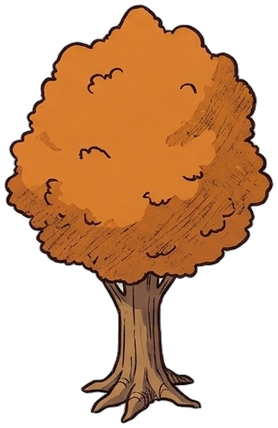
#> input picture Assets/Mori/ForestSlice/Resources/ForestArt/tree_0.png, 278 x 428 px, found by its file name; its folder holds only this picture in this run
$ python build_tree_atlas.py
#> lines starting #> are read from the running program, lines starting #| are printed output that depends on the picture
#!/usr/bin/env python3
"""
将 ForestArt/tree_0..4.png 打包成单张 2048x1024 图集 trees_atlas.png（零额外生图额度）：
- 上排 (Unity y=512..992, cell 320x480)：tree_0..4 林缘向阳树（树根底对齐到 cell 底部 +8px）
- 下排 (Unity y=0..480,   cell 320x480)：tree_deep_0..4 林内纵深树（树干下半压暗融入林下阴影，树冠保持暖色）
- 右下角 (Unity x=1632, y=64, 256x128)：tree_shadow 树根落地接触阴影椭圆
单张图集让整片森林几千棵 Y-Sort 树合批为 1 个 DrawCall。
"""
from pathlib import Path
import numpy as np
from PIL import Image, ImageDraw, ImageFilter

ART_DIR = Path("/Users/rosa/rosa_games/mori-rosa/Assets/Mori/ForestSlice/Resources/ForestArt")
CHECK_DIR = Path("/Users/rosa/.gemini/antigravity/brain/1b3cbc05-17b2-44a9-ba22-41684be97e65/scratch/fix_trees")

ATLAS_W, ATLAS_H = 2048, 1024
CELL_W, CELL_H = 320, 480
ROOT_PAD_BOTTOM = 8  # 最低树根像素距离 cell 底边的像素数


def make_deep_variant(im: Image.Image, is_pine: bool) -> Image.Image:
    """将树干区域压暗为林下暖深褐阴影，树冠保持阳光暖色。"""
    arr = np.asarray(im).astype(np.float32).copy()
    h, w, _ = arr.shape
    # y=0 是顶部树冠，y=h-1 是底部树根
    y_norm = np.linspace(0.0, 1.0, h, dtype=np.float32)[:, None]
    # 阔叶树树冠约占上方 60%，松树树冠更低占上方 76%
    t0, t1 = (0.64, 0.84) if is_pine else (0.50, 0.70)
    trunk_mask = np.clip((y_norm - t0) / (t1 - t0), 0.0, 1.0)
    # 树冠轻微压暗 0.90 区分前后层次，树干压暗到 ~0.48 暖深林阴色
    r_mul = (1.0 - trunk_mask) * 0.92 + trunk_mask * 0.46
    g_mul = (1.0 - trunk_mask) * 0.91 + trunk_mask * 0.44
    b_mul = (1.0 - trunk_mask) * 0.88 + trunk_mask * 0.38
    arr[:, :, 0] *= r_mul
    arr[:, :, 1] *= g_mul
    arr[:, :, 2] *= b_mul
    return Image.fromarray(np.clip(arr, 0, 255).astype(np.uint8), "RGBA")


def make_shadow_patch(w: int = 256, h: int = 128) -> Image.Image:
    """手绘感双层落地接触阴影：树根正下方深色接触核 + 向右下微偏的柔和投射影。"""
    ss = 2
    im = Image.new("RGBA", (w * ss, h * ss), (0, 0, 0, 0))
    d = ImageDraw.Draw(im)
    # 外圈投射椭圆（略偏右下）
    d.ellipse((34 * ss, 28 * ss, 232 * ss, 102 * ss), fill=(42, 31, 18, 82))
    # 树根正下方紧贴地面的深色接触影
    d.ellipse((58 * ss, 38 * ss, 174 * ss, 88 * ss), fill=(32, 23, 13, 125))
    im = im.filter(ImageFilter.GaussianBlur(radius=4 * ss))
    return im.resize((w, h), Image.LANCZOS)


def main():
    atlas = Image.new("RGBA", (ATLAS_W, ATLAS_H), (0, 0, 0, 0))
#> atlas: PIL image 2048x1024 RGBA; every value is 0

    for i in range(5):
        src = Image.open(ART_DIR / f"tree_{i}.png").convert("RGBA")
#> src is the input picture: PIL image 278x428 RGBA; mean R, G, B, A 91.9, 53.6, 23.8, 129.4
        a = np.asarray(src)[:, :, 3]
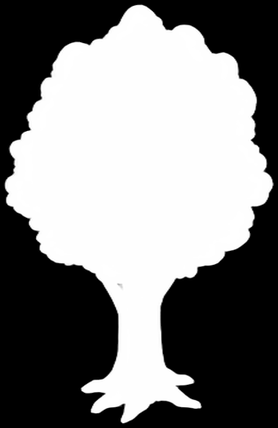
#> a: shape (428, 278); min 0, max 255, mean 129.4
        ys, xs = np.where(a > 20)
        crop = src.crop((int(xs.min()), int(ys.min()), int(xs.max()) + 1, int(ys.max()) + 1))
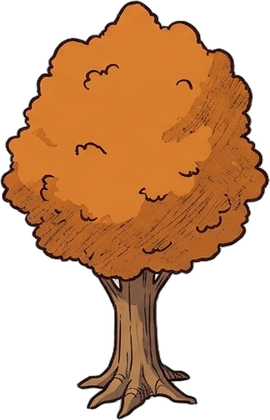
#> crop: PIL image 270x420 RGBA; mean R, G, B, A 96.4, 56.3, 25, 135.7; transparent parts drawn white
        cw, ch = crop.size
#> cw = 270; ch = 420
        assert cw <= CELL_W - 8 and ch <= CELL_H - 16, f"tree_{i} too big: {crop.size}"

        ox = i * CELL_W + (CELL_W - cw) // 2
#> ox = 25
        # Unity y=512..992 对应 PIL y = ATLAS_H - 512 - CELL_H = 32 .. 512
        top_cell_bottom_pil = ATLAS_H - 512
        oy_lit = top_cell_bottom_pil - ROOT_PAD_BOTTOM - ch
#> oy_lit = 84
        atlas.paste(crop, (ox, oy_lit), crop)
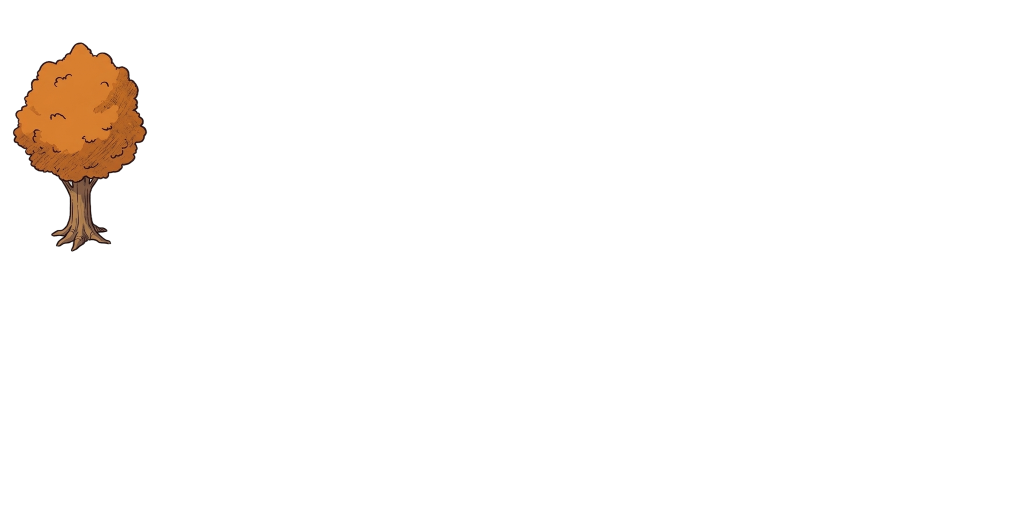
#> atlas: PIL image 2048x1024 RGBA (shown at 1/2 size); mean R, G, B, A 5.1, 3, 1.3, 7.3; transparent parts drawn white

        # 下排 Unity y=0..480 对应 PIL y = ATLAS_H - CELL_H = 544 .. 1024
        deep = make_deep_variant(crop, is_pine=(i == 3))
#> in make_deep_variant, `arr[:, :, 0] *= r_mul`:
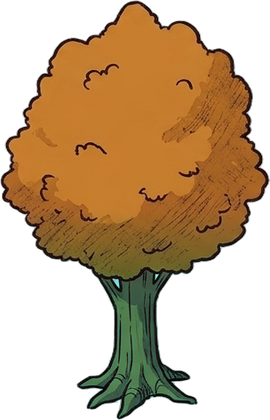
#> arr: shape (420, 270, 4) float32; mean R, G, B, A 82.1, 56.3, 25, 135.7; transparent parts drawn white
#> in make_deep_variant, `arr[:, :, 1] *= g_mul`:
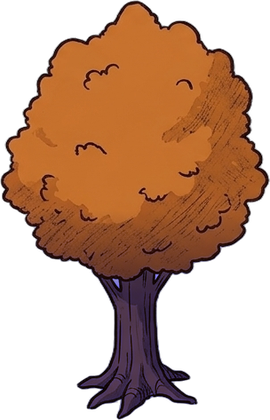
#> arr: shape (420, 270, 4) float32; mean R, G, B, A 82.1, 46.8, 25, 135.7; transparent parts drawn white
#> in make_deep_variant, `arr[:, :, 2] *= b_mul`:
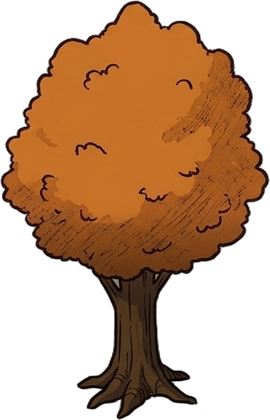
#> arr: shape (420, 270, 4) float32; mean R, G, B, A 82.1, 46.8, 19, 135.7; transparent parts drawn white
        bot_cell_bottom_pil = ATLAS_H
        oy_deep = bot_cell_bottom_pil - ROOT_PAD_BOTTOM - ch
#> oy_deep = 596
        atlas.paste(deep, (ox, oy_deep), deep)
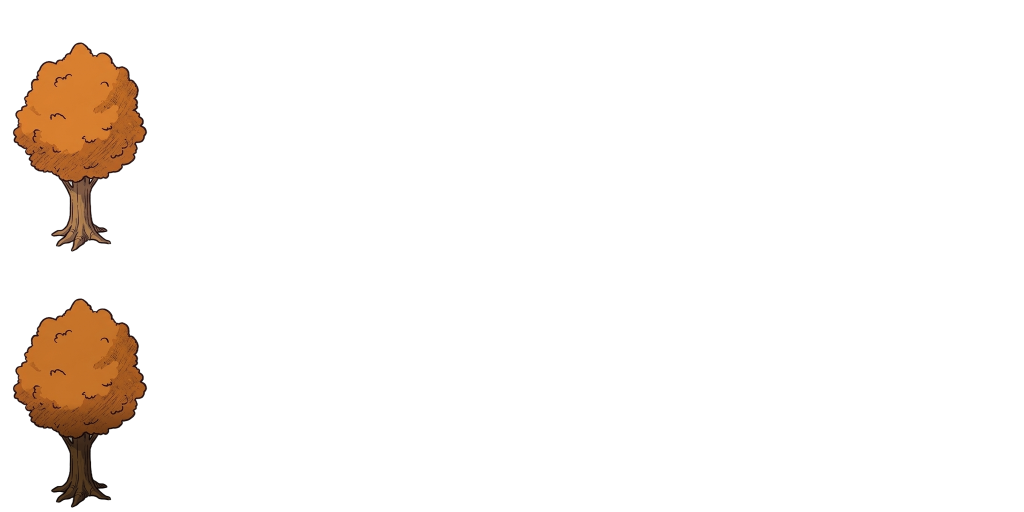
#> atlas: PIL image 2048x1024 RGBA (shown at 1/2 size); mean R, G, B, A 9.5, 5.4, 2.2, 14.5; transparent parts drawn white
        print(f"packed tree_{i}: tight={cw}x{ch}, ox={ox}")
#| packed tree_0: tight=270x420, ox=25

    sh = make_shadow_patch(256, 128)
    # Unity Rect(1632, 64, 256, 128) -> PIL y = 1024 - 64 - 128 = 832
    atlas.paste(sh, (1632, ATLAS_H - 64 - 128), sh)

    out_path = ART_DIR / "trees_atlas.png"
    atlas.save(out_path, "PNG")
    CHECK_DIR.mkdir(parents=True, exist_ok=True)
    bg = Image.new("RGBA", atlas.size, (218, 182, 118, 255))
    bg.alpha_composite(atlas)
    bg.convert("RGB").resize((1024, 512), Image.LANCZOS).save(CHECK_DIR / "trees_atlas_preview.jpg", quality=90)
    print("saved ->", out_path)


if __name__ == "__main__":
#> (the run stopped early here; a loop or call above may not have finished)
